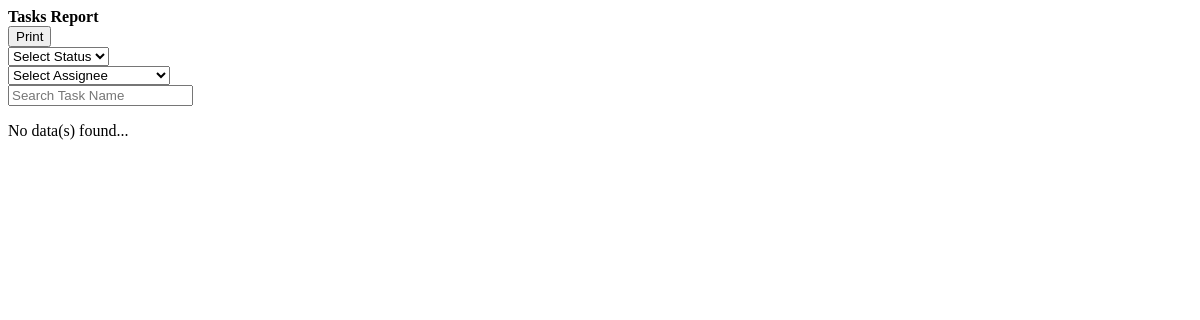
The app's page /reports.php, older data.
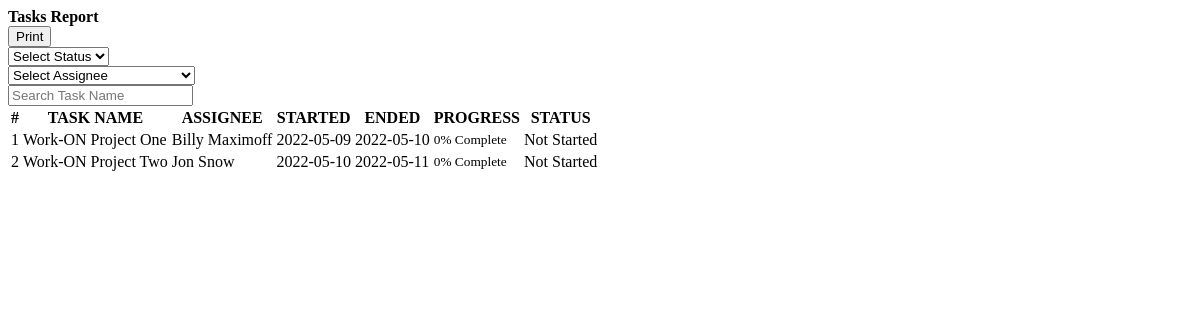
The same page, newer data.
### tables this page shows
CREATE TABLE `project_list` (
  `id` int(30) NOT NULL,
  `name` varchar(200) NOT NULL,
  `description` text NOT NULL,
  `status` tinyint(2) NOT NULL,
  `proj_status` int(11) NOT NULL DEFAULT 0,
  `start_date` date DEFAULT NULL,
  `end_date` date NOT NULL,
  `manager_id` int(30) NOT NULL,
  `chair_id` int(30) NOT NULL,
  `user_ids` text NOT NULL,
  `user_type` int(1) NOT NULL DEFAULT 3,
  `project_url` longtext NOT NULL,
  `project_time_sheet` longtext NOT NULL,
  `project_files` longtext NOT NULL,
  `date_created` datetime NOT NULL DEFAULT current_timestamp()
);

### reports.php (the view, shortened to what this page needs)
<?php
  include 'db_connect.php';
?>
 <div class="col-md-12">
        <div class="card card-outline card-success">
          <div class="card-header">
            <b>Tasks Report </b>
            <div class="card-tools">
            	<button class="btn btn-flat btn-sm bg-gradient-success btn-success" id="print"><i class="fa fa-print"></i> Print</button>
            </div>
          </div>
          <div class="card-body p-0">
          <div class="px-2">
            <div class="col-md-12">
              <div class="col-lg-12 d-flex p-3">
                <div class="col-md-4">
                  <select name="status" id="fetch_status" class="custom-select custom-select-md form-control">
                    <option value="">Select Status</option>
                  </select>
                </div>
                <div class="col-md-4">
                  <select name="status" id="fetch_assignee" class="custom-select custom-select-md form-control">
                    <option value="">Select Assignee</option>
                  </select>
                </div>
                <div class="col-md-4">
                  <input type="search" name="reports_search" id="reports_search" class="form-control" placeholder="Search Task Name" />
                </div>
              </div>
            </div>
          </div>
            <div class="table-responsive px-2" id="printable">
              <div class="text-center" id="reportresult">
                <?php
                $filter_reports = "SELECT *,concat(firstname,' ',lastname) AS assignee FROM project_list p INNER JOIN users u ON p.user_ids = u.id WHERE p.proj_status='1'";
                $result = mysqli_query($conn,$filter_reports);
                $count = mysqli_num_rows($result);
                if($count > 0){
                ?>
                <table class="table table-bordered table-striped mt-4">
                  <thead>
                      <th>#</th>
                      <th>TASK NAME</th>
                      <th>ASSIGNEE</th>
                      <th>STARTED</th>
                      <th>ENDED</th>
                      <th>PROGRESS</th>
                      <th>STATUS</th>
                  </thead>
                  <tbody>
                      <?php
                      $i = 1;
                      while($row = mysqli_fetch_assoc($result)){
                          $taskname = $row['name'];
                          $assignee = $row['assignee'];
                          $tprog = $conn->query("SELECT * FROM task_list where project_id = {$row['id']}")->num_rows;
                          $cprog = $conn->query("SELECT * FROM task_list where project_id = {$row['id']} and status = 3")->num_rows;
                          $prog = $tprog > 0 ? ($cprog/$tprog) * 100 : 0;
                          $prog = $prog > 0 ?  number_format($prog,2) : $prog;
                      ?>
                      <tr>
                          <td><?php echo $i++ ?></td>
                          <td><?php echo $taskname ?></td>
                          <td><?php echo $assignee ?></td>
                          <td><?php echo date("Y-m-d",strtotime($row['start_date'])) ?></td>
                          <td><?php echo date("Y-m-d",strtotime($row['end_date'])) ?></td>
                          <td class="project_progress">
                              <small>
                                  <?php echo $prog ?>% Complete
                              </small>
                          </td>
                          <td>
                              <?php
                              if($row['status'] == 1){
                                  echo "<span class='badge badge-secondary'>Not Started</span>";
                              }elseif($row['status'] == 2){
                              echo "<span class='badge badge-primary'>Started</span>";
                              }elseif($row['status'] == 3){
                              echo "<span class='badge badge-info'>In Progress</span>";
                              }elseif($row['status'] == 4){
                              echo "<span class='badge badge-warning'>In Review</span>";
                              }elseif($row['status'] == 5){
                              echo "<span class='badge badge-success'>Completed</span>";
                              }
                              ?>
                          </td>
                      </tr>
                      <?php
                      }
                      ?>
                  </tbody>
                </table>
                <?php
                }else{ ?>
                <div class="container-fluid">
                  <div class="card card-outline card-success">
                    <div class="card-body py-5">
                      <div class="py-5 my-5 mx-auto">
                        <p class="py-5 my-5 mx-auto text-center">No data(s) found...</p>
                      </div>
                    </div>
                  </div>
                </div>
                <?php } ?>
              </div>
            </div>
          </div>
        </div>
        </div>

Row changes from the older to the newer data that the page shows:
now on this page (row edited): project_list: name "Work-ON Project One", assignee "Billy Maximoff", start_date "2022-05-09", end_date "2022-05-10", prog "0", status "Not Started"
now on this page (row edited): project_list: name "Work-ON Project Two", assignee "Jon Snow", start_date "2022-05-10", end_date "2022-05-11", prog "0", status "Not Started"
Text that changed along with them:
text no longer shown: "No data(s) found..."
text now shown: "# TASK NAME ASSIGNEE STARTED ENDED PROGRESS STATUS"
